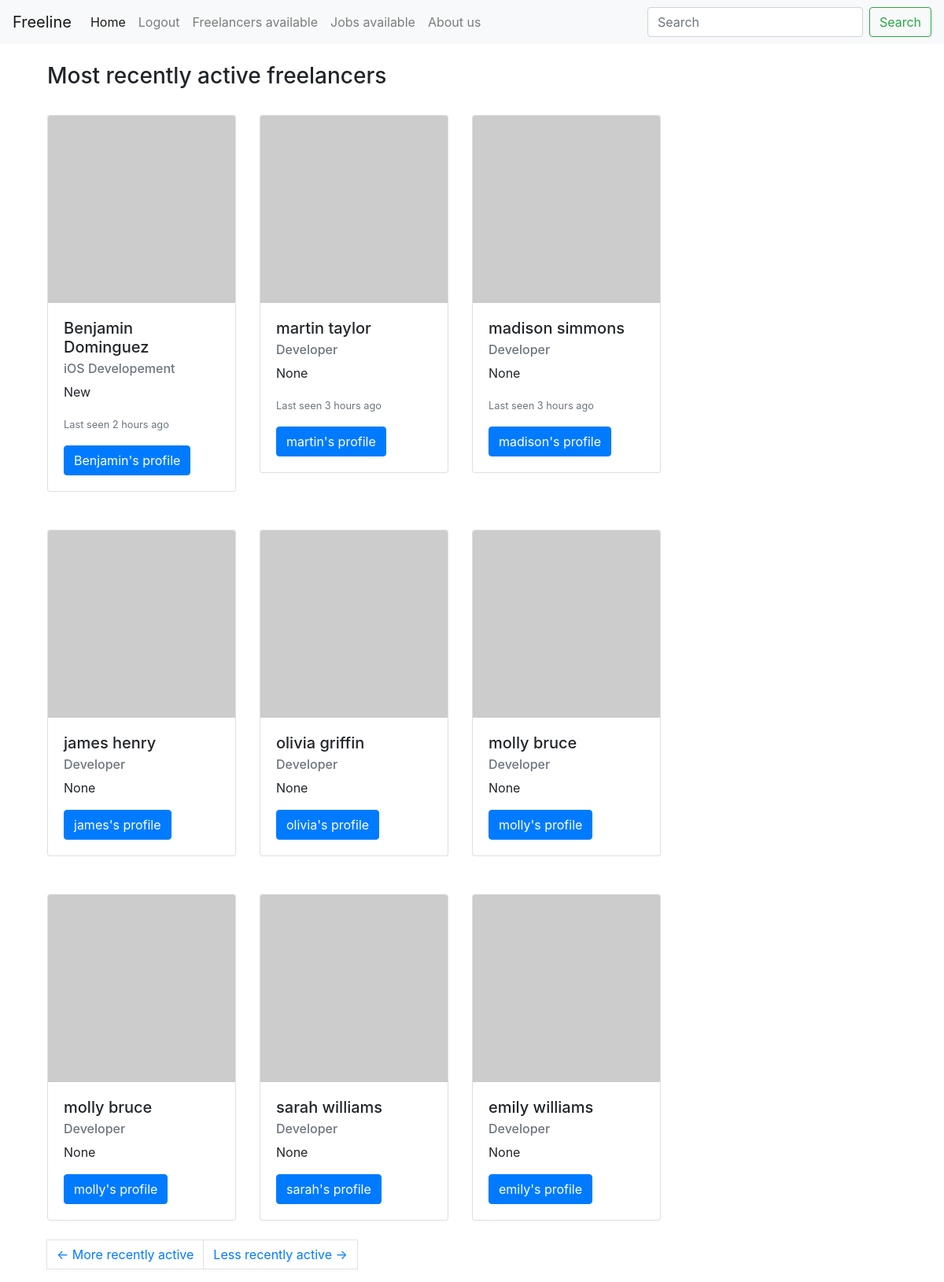
/freelancers_available (signed in), run on the app's committed database.
### app/models.py (models this page shows, shortened)
class User(db.Model, UserMixin):
    id = db.Column(db.Integer, primary_key=True)
    username = db.Column(db.String(64), index=True, unique=True)
    password = db.Column(db.String(64))
    first = db.Column(db.String(64), index=True)
    last = db.Column(db.String(64), index=True)
    registration_date = db.Column(db.DateTime, index=True)
    email = db.Column(db.String(64), index=True)
    hours_a_week = db.Column(db.String(64))
    occupation = db.Column(db.String(64), index=True, default='Developer')
    social_id = db.Column(db.String(64), nullable=True) #nullable?
    about_me = db.Column(db.String(1000))
    avatar_data = db.Column(db.String(400))
    last_seen = db.Column(db.DateTime, default=datetime.utcnow)
    startup = db.relationship('Startup', backref='admin', lazy='dynamic')
    jobs = db.relationship('Job', backref='freelancer', lazy='dynamic')
    resume = db.relationship('PastEmployments', backref='freelancer', lazy='dynamic')
    reviews = db.relationship('Reviews', backref='freelancer', lazy='dynamic')
    messages_sent = db.relationship('Message',
    foreign_keys='Message.sender_id', backref='sender', lazy='dynamic')
    messages_recieved = db.relationship('Message',
    foreign_keys='Message.recipient_id', backref='recipient', lazy='dynamic')
    last_message_read_time = db.Column(db.DateTime)
    roles = db.relationship('Role', secondary='user_roles')
    def avatar(self, size):
        digest = md5(self.email.lower().encode('utf-8')).hexdigest()
        return 'https://www.gravatar.com/avatar/{}?d=identicon&s={}'.format(
            digest, size)
    def employer(self):
        return ('Employer' in [role.name for role in self.roles])
    def freelancer(self):
        return ('Freelancer' in [role.name for role in self.roles])
    def admin(self):
        return ('Admin' in [role.name for role in self.roles])
    def last_seen_formatted(self):
        delta = datetime.utcnow() - self.last_seen
        if delta.seconds < 86400: #24 hours
            if delta.seconds < 3600: # 1 hour
                if delta.seconds < 60:
                    return 'online'
                return ('minutes', int(round(delta.seconds/60)))
            return ('hours', int(round(delta.seconds/3600)))
        return ('days', delta.days)
    def last_seen_string(self):
        x = self.last_seen_formatted()
        if x[0] is 'online':
            return "Online"
        else:
            return 'Last seen {0} {1} ago'.format(x[1], x[0])
    def info(self):
        if self.employer():
            return '<Employer {0}>'.format(self.username)
        elif self.freelancer():
            return '<Freelancer {0} {1}>'.format(self.first, self.last)
        else:
            return '<ROLE NOT ASSIGNED FOR {0}>'.format(self.username)
    __repr__ = info

### app/routes.py (the view)
@app.route('/freelancers_available')
@roles_required(['Employer', 'Admin'])
def freelancers_available():
    page = request.args.get('page', 1, type=int)
    most_recently_active = User.query.filter(User.roles.any(name="Freelancer")).\
    order_by(User.last_seen.desc()).paginate(page,\
    app.config['FREELANCERS_PER_PAGE'], False)
    next_url = (url_for('freelancers_available', page=most_recently_active.next_num)\
    if most_recently_active.has_next else None)
    prev_url = (url_for('freelancers_available', page=most_recently_active.prev_num)\
    if most_recently_active.has_prev else None)
    return render_template("dashboards/freelancers_available.html",\
    freelancers = most_recently_active.items,\
    next_url=next_url, prev_url=prev_url)

### app/routes.py (called while the page is built)
@app.before_request
def before_request():
    if current_user.is_authenticated:
        current_user.last_seen = datetime.utcnow()
        db.session.commit()

### app/templates/dashboards/freelancers_available.html
{% extends "base.html" %}
{% block content %}
<div class="container">
  <br>
  <h3> Most recently active freelancers </h3>
  <br>
  <div class="card-deck">
  {% for freelancer in freelancers[0:3] %}
  <div class="row">
      <div class="col-sm-6">
        <div class="card" style="width: 15rem">
      {% if freelancer.avatar_data %}
      <img class="card-img-top" src="{{freelancer.make_avatar_url() }}" alt="Card image cap">
      {% else %}
      <img class="card-img-top" src="{{ freelancer.avatar(72) }}" alt="Card image cap">
      {% endif %}
      <div class="card-body">
        <h5 class="card-title">{{ freelancer.first }} {{ freelancer.last }}</h5>
        <h6 class="card-subtitle mb-2 text-muted">{{ freelancer.occupation }}</h6>
        <p class="card-text">{{ freelancer.about_me }}</p>
        <p class="card-text"><small class="text-muted">{{ freelancer.last_seen_string() }}</small></p>
        <a href="{{ url_for('user', username=freelancer.username) }}" class='btn btn-primary'> {{ freelancer.first }}'s profile </a>
  </div>
  </div>
</div>
</div>
  {% endfor %}
  </div>
<br>
<br>
<div class="card-deck">
  {% for freelancer in freelancers[4:7] %}
  <div class="row">
      <div class="col-sm-6">
  <div class="card" style="width: 15rem">
      {% if freelancer.avatar_data %}
  <img class="card-img-top" src="{{freelancer.make_avatar_url() }}" alt="Card image cap">
      {% else %}
  <img class="card-img-top" src="{{ freelancer.avatar(64) }}" alt="Card image cap">
      {% endif %}
  <div class="card-body">
    <h5 class="card-title">{{ freelancer.first }} {{ freelancer.last }}</h5>
    <h6 class="card-subtitle mb-2 text-muted">{{ freelancer.occupation }}</h6>
    <p class="card-text">{{ freelancer.about_me }}</p>
    <a href="{{ url_for('user', username=freelancer.username) }}" class='btn btn-primary'> {{ freelancer.first }}'s profile </a>
  </div>
  </div>
</div>
</div>
  {% endfor %}
  </div>
<br>
<br>
  <div class="card-deck">
  {% for freelancer in freelancers[6:10] %}
  <div class="row">
      <div class="col-sm-6">
  <div class="card" style="width: 15rem">
      {% if freelancer.avatar_data %}
  <img class="card-img-top" src="{{freelancer.make_avatar_url() }}" alt="Card image cap">
      {% else %}
  <img class="card-img-top" src="{{ freelancer.avatar(64) }}" alt="Card image cap">
      {% endif %}
  <div class="card-body">
    <h5 class="card-title">{{ freelancer.first }} {{ freelancer.last }}</h5>
    <h6 class="card-subtitle mb-2 text-muted">{{ freelancer.occupation }}</h6>
    <p class="card-text">{{ freelancer.about_me }}</p>
    <a href="{{ url_for('user', username=freelancer.username) }}" class='btn btn-primary'> {{ freelancer.first }}'s profile </a>
  </div>
  </div>
</div>
</div>
  {% endfor %}
  </div>
  <br>
  <nav aria-label="...">
       <ul class="pagination">
           <li class="previous{% if not prev_url %} disabled{% endif %}">
               <a class="page-link" href="{{ prev_url or '#' }}">
                   <span aria-hidden="true">&larr;</span> More recently active
               </a>
           </li>
           <li class="next{% if not next_url %} disabled{% endif %}">
               <a class="page-link" href="{{ next_url or '#' }}">
                  Less recently active <span aria-hidden="true">&rarr;</span>
               </a>
           </li>
       </ul>
   </nav>
  </div>
{% endblock %}

### data on the page
User: first "Benjamin", last "Dominguez", occupation "iOS Developement", about_me "New", last_seen_string "Last seen 2 hours ago"
User: first "martin", last "taylor", occupation "Developer", about_me "None", last_seen_string "Last seen 3 hours ago"
User: first "madison", last "simmons", occupation "Developer", about_me "None", last_seen_string "Last seen 3 hours ago"
User: first "james", last "henry", occupation "Developer", about_me "None"
User: first "olivia", last "griffin", occupation "Developer", about_me "None"
User: first "molly", last "bruce", occupation "Developer", about_me "None"
User: first "sarah", last "williams", occupation "Developer", about_me "None"
User: first "emily", last "williams", occupation "Developer", about_me "None"
